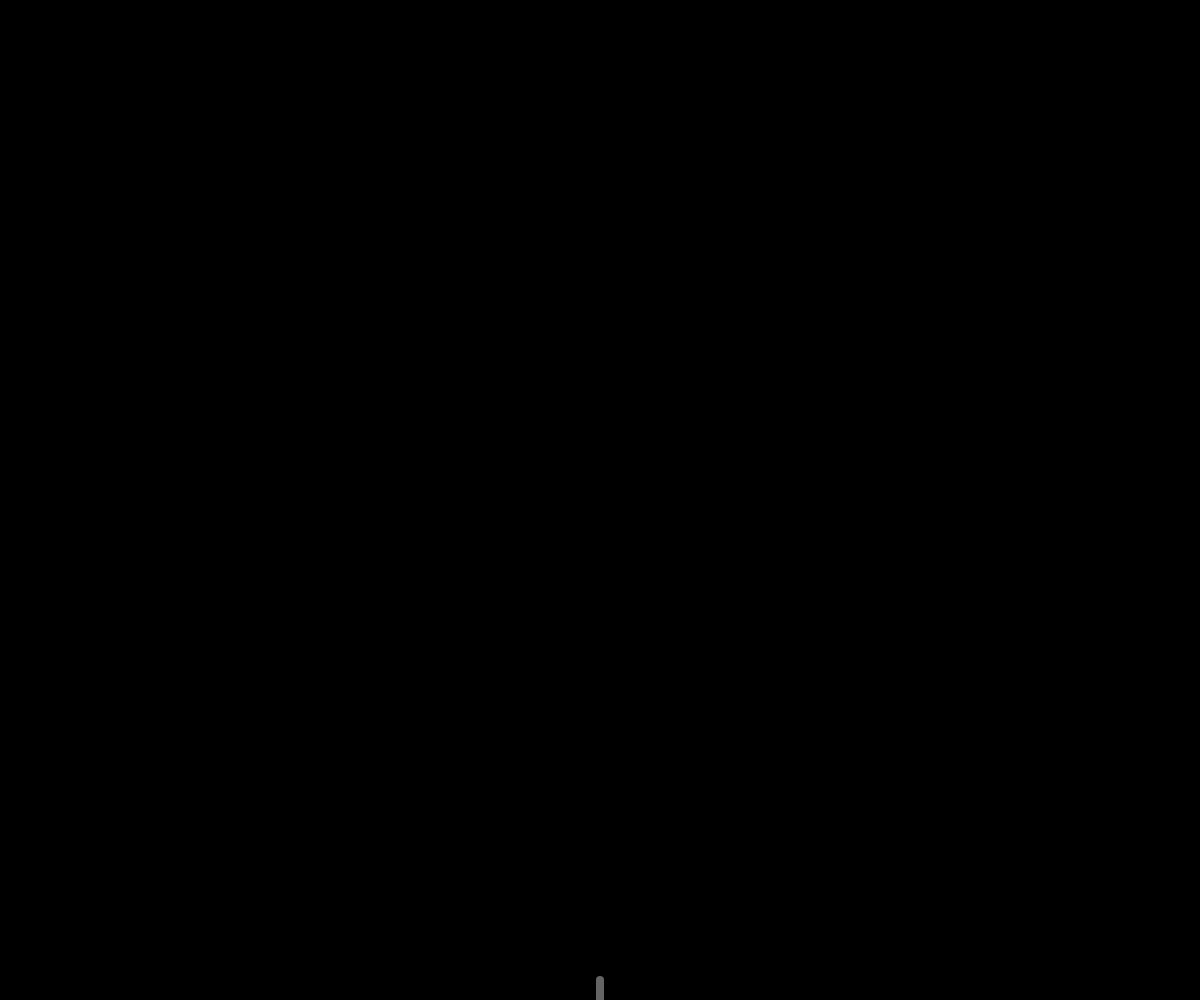
Frame 1 (no input)
Frame 60 (no input): identical to frame 1, image omitted
Frame 120 (the mouse pressed at the canvas centre since frame 60): identical to frame 1, image omitted

The p5.js sketch that drew this single still picture (run headless with seeded random() and noise() and a simulated clock; from frame 60 on, the mouse is pressed at the canvas centre):

// p5.js sketch
// ── sketch.js
// Sujet: objets et tableaux...
//
var balls = [], needUpdateBallsArray;
var fire, nbBalls, maxBalls;
var gunx, gunvx, reload;
//***************************************************
function setup() {
  createCanvas(windowWidth, windowHeight);
  nbBalls = 0;
  maxBalls = 50;
  needUpdateBalls = false;
  gunx = windowWidth / 2;
  gunvx = 0;
  fire = false;
  reload = 0;
}
//***************************************************
function draw() {
  background(0);

  for (var i = 0; i < nbBalls; i++) {
    balls[i].drawBall();
  }

  if (fire && reload === 0) {
    balls[nbBalls] = new Ball();
    nbBalls++;
    reload = 15;
  }

  drawGun();

  if (reload > 0){reload--;}
  fire = keyIsDown(32);
  
  if(needUpdateBallsArray){updateBallsArray()}
}
//***************************************************
function drawGun() {
  stroke(100);
  strokeWeight(8);
  line(gunx, windowHeight, gunx, windowHeight - 20);
  gunx += gunvx;
  gunvx *= 1.02;

  if (gunx < 0 && gunvx < 0) {
    gunx = 0;
    gunvx = 0;
  } else if (gunx > windowWidth && gunvx > 0) {
    gunx = windowWidth;
    gunvx = 0;
  }
}
//***************************************************
function Ball() {
  this.posx = gunx;
  this.posy = windowHeight - 20;
  this.couleur = color(255, 255, 255);
  this.vy = -10;
  this.taille = 4;
  this.life = windowHeight / 10;
  this.maxlife = this.life;

  this.drawBall = function() {
    if (this.life > 0) {
      strokeWeight(4);
      noFill();
      stroke(this.couleur);
      line(this.posx, this.posy, this.posx, this.posy - 2);
      this.update();
    }
  }
  this.update = function() {
    if (this.posy < 0) {
      this.life = 0;
      needUpdateBallsArray = true;
    }
    this.posy += this.vy;
    this.life--;
    this.couleur = color(255, 255 * this.life / this.maxlife, 255 * this.life / this.maxlife);
  }
}
//***************************************************
function updateBallsArray(){
  for (var i = 1; i < nbBalls; i++) {
    balls[i-1] = balls[i];
  }
  nbBalls--;
  needUpdateBallsArray = false;
}
//***************************************************
function keyPressed() {
  switch (keyCode) {
    case 37:
      gunvx = -1;
      break;
    case 39:
      gunvx = 1;
      break
    default:
      break;
  }
}
//***************************************************
function keyReleased() {
  gunvx = 0;
  fire = false;
}
//***************************************************
function windowResized() {
  resizeCanvas(windowWidth, windowHeight);
}
//***************************************************
